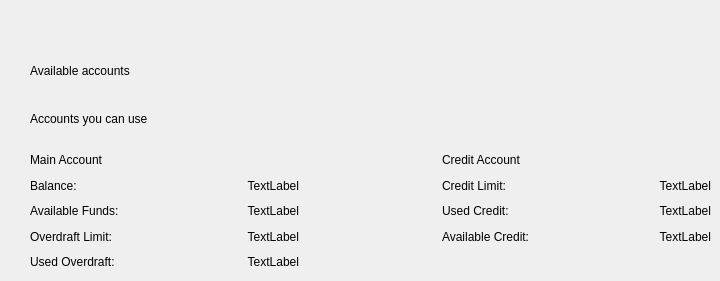
    <widget class="QWidget" name="page12_Accounts">
     <widget class="QWidget" name="layoutWidget_30">
      <property name="geometry">
       <rect>
        <x>30</x>
        <y>50</y>
        <width>613</width>
        <height>89</height>
       </rect>
      </property>
      <layout class="QGridLayout" name="welcomeTextLayout_Accounts">
       <item row="1" column="0">
        <widget class="QLabel" name="labelInstruction_Accounts">
         <property name="text">
          <string>Accounts you can use</string>
         </property>
        </widget>
       </item>
       <item row="0" column="0">
        <widget class="QLabel" name="labelWelcome_Accounts">
         <property name="text">
          <string>Available accounts</string>
         </property>
         <property name="alignment">
          <set>Qt::AlignmentFlag::AlignLeading|Qt::AlignmentFlag::AlignLeft|Qt::AlignmentFlag::AlignVCenter</set>
         </property>
        </widget>
       </item>
      </layout>
     </widget>
     <widget class="QWidget" name="gridLayoutWidget">
      <property name="geometry">
       <rect>
        <x>30</x>
        <y>150</y>
        <width>681</width>
        <height>122</height>
       </rect>
      </property>
      <layout class="QGridLayout" name="Accounts_Main_Grid">
       <item row="1" column="0">
        <widget class="QLabel" name="Accounts_Balance_Title">
         <property name="text">
          <string>Balance:</string>
         </property>
        </widget>
       </item>
       <item row="2" column="1">
        <widget class="QLabel" name="Accounts_Available">
         <property name="text">
          <string>TextLabel</string>
         </property>
         <property name="alignment">
          <set>Qt::AlignmentFlag::AlignRight|Qt::AlignmentFlag::AlignTrailing|Qt::AlignmentFlag::AlignVCenter</set>
         </property>
        </widget>
       </item>
       <item row="0" column="0" colspan="2">
        <widget class="QLabel" name="Accounts_MainAccount_Title">
         <property name="text">
          <string>Main Account</string>
         </property>
        </widget>
       </item>
       <item row="3" column="0">
        <widget class="QLabel" name="Accounts_Limit_Title">
         <property name="text">
          <string>Overdraft Limit:</string>
         </property>
        </widget>
       </item>
       <item row="3" column="3">
        <widget class="QLabel" name="Accounts_AvailableCredit_Title">
         <property name="text">
          <string>Available Credit:</string>
         </property>
        </widget>
       </item>
       <item row="2" column="0">
        <widget class="QLabel" name="Accounts_Available_Title">
         <property name="text">
          <string>Available Funds:</string>
         </property>
        </widget>
       </item>
       <item row="2" column="4">
        <widget class="QLabel" name="Accounts_CreditUsed">
         <property name="text">
          <string>TextLabel</string>
         </property>
         <property name="alignment">
          <set>Qt::AlignmentFlag::AlignRight|Qt::AlignmentFlag::AlignTrailing|Qt::AlignmentFlag::AlignVCenter</set>
         </property>
        </widget>
       </item>
       <item row="1" column="3">
        <widget class="QLabel" name="Accounts_CreditLimit_Title">
         <property name="text">
          <string>Credit Limit:</string>
         </property>
        </widget>
       </item>
       <item row="2" column="3">
        <widget class="QLabel" name="Accounts_CreditUsed_Title">
         <property name="text">
          <string>Used Credit:</string>
         </property>
        </widget>
       </item>
       <item row="0" column="3" colspan="2">
        <widget class="QLabel" name="Accounts_Credit_Title">
         <property name="text">
          <string>Credit Account</string>
         </property>
        </widget>
       </item>
       <item row="4" column="0">
        <widget class="QLabel" name="Accounts_Limit_Used_Title">
         <property name="text">
          <string>Used Overdraft:</string>
         </property>
        </widget>
       </item>
       <item row="1" column="1">
        <widget class="QLabel" name="Accounts_Balance">
         <property name="text">
          <string>TextLabel</string>
         </property>
         <property name="alignment">
          <set>Qt::AlignmentFlag::AlignRight|Qt::AlignmentFlag::AlignTrailing|Qt::AlignmentFlag::AlignVCenter</set>
         </property>
        </widget>
       </item>
       <item row="4" column="1">
        <widget class="QLabel" name="Accounts_Limit_Used">
         <property name="text">
          <string>TextLabel</string>
         </property>
         <property name="alignment">
          <set>Qt::AlignmentFlag::AlignRight|Qt::AlignmentFlag::AlignTrailing|Qt::AlignmentFlag::AlignVCenter</set>
         </property>
        </widget>
       </item>
       <item row="3" column="4">
        <widget class="QLabel" name="Accounts_AvailableCredit">
         <property name="text">
          <string>TextLabel</string>
         </property>
         <property name="alignment">
          <set>Qt::AlignmentFlag::AlignRight|Qt::AlignmentFlag::AlignTrailing|Qt::AlignmentFlag::AlignVCenter</set>
         </property>
        </widget>
       </item>
       <item row="3" column="1">
        <widget class="QLabel" name="Accounts_Limit">
         <property name="text">
          <string>TextLabel</string>
         </property>
         <property name="alignment">
          <set>Qt::AlignmentFlag::AlignRight|Qt::AlignmentFlag::AlignTrailing|Qt::AlignmentFlag::AlignVCenter</set>
         </property>
        </widget>
       </item>
       <item row="1" column="4">
        <widget class="QLabel" name="Accounts_CreditLimit">
         <property name="text">
          <string>TextLabel</string>
         </property>
         <property name="alignment">
          <set>Qt::AlignmentFlag::AlignRight|Qt::AlignmentFlag::AlignTrailing|Qt::AlignmentFlag::AlignVCenter</set>
         </property>
        </widget>
       </item>
       <item row="1" column="2">
        <widget class="QLabel" name="EmptyHolder1">
         <property name="text">
          <string/>
         </property>
        </widget>
       </item>
       <item row="2" column="2">
        <widget class="QLabel" name="EmptyHolder2">
         <property name="text">
          <string/>
         </property>
        </widget>
       </item>
       <item row="3" column="2">
        <widget class="QLabel" name="EmptyHolder3">
         <property name="text">
          <string/>
         </property>
        </widget>
       </item>
       <item row="4" column="2">
        <widget class="QLabel" name="EmptyHolder4">
         <property name="text">
          <string/>
         </property>
        </widget>
       </item>
       <item row="0" column="2">
        <widget class="QLabel" name="EmptyHolder0">
         <property name="text">
          <string/>
         </property>
        </widget>
       </item>
      </layout>
     </widget>
    </widget>
